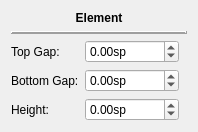
<?xml version="1.0" encoding="UTF-8"?>
<ui version="4.0">
 <class>InspectorVBox</class>
 <widget class="QWidget" name="InspectorVBox">
  <property name="geometry">
   <rect>
    <x>0</x>
    <y>0</y>
    <width>198</width>
    <height>123</height>
   </rect>
  </property>
  <property name="windowTitle">
   <string>Form</string>
  </property>
  <layout class="QVBoxLayout" name="verticalLayout">
   <item>
    <widget class="QLabel" name="elementName">
     <property name="font">
      <font>
       <weight>75</weight>
       <bold>true</bold>
      </font>
     </property>
     <property name="text">
      <string>Element</string>
     </property>
     <property name="alignment">
      <set>Qt::AlignCenter</set>
     </property>
    </widget>
   </item>
   <item>
    <widget class="QFrame" name="frame">
     <property name="frameShape">
      <enum>QFrame::HLine</enum>
     </property>
     <property name="frameShadow">
      <enum>QFrame::Raised</enum>
     </property>
     <property name="lineWidth">
      <number>2</number>
     </property>
    </widget>
   </item>
   <item>
    <layout class="QFormLayout" name="formLayout">
     <property name="fieldGrowthPolicy">
      <enum>QFormLayout::ExpandingFieldsGrow</enum>
     </property>
     <item row="0" column="0">
      <widget class="QLabel" name="label_2">
       <property name="text">
        <string>Top Gap:</string>
       </property>
      </widget>
     </item>
     <item row="0" column="1">
      <widget class="QDoubleSpinBox" name="topGap">
       <property name="suffix">
        <string extracomment="spatium unit">sp</string>
       </property>
       <property name="minimum">
        <double>-10000.000000000000000</double>
       </property>
       <property name="maximum">
        <double>10000.000000000000000</double>
       </property>
       <property name="singleStep">
        <double>0.500000000000000</double>
       </property>
      </widget>
     </item>
     <item row="1" column="0">
      <widget class="QLabel" name="label_3">
       <property name="text">
        <string>Bottom Gap:</string>
       </property>
      </widget>
     </item>
     <item row="1" column="1">
      <widget class="QDoubleSpinBox" name="bottomGap">
       <property name="suffix">
        <string extracomment="spatium unit">sp</string>
       </property>
       <property name="minimum">
        <double>-10000.000000000000000</double>
       </property>
       <property name="maximum">
        <double>10000.000000000000000</double>
       </property>
       <property name="singleStep">
        <double>0.500000000000000</double>
       </property>
      </widget>
     </item>
     <item row="2" column="0">
      <widget class="QLabel" name="label">
       <property name="text">
        <string>Height:</string>
       </property>
      </widget>
     </item>
     <item row="2" column="1">
      <widget class="QDoubleSpinBox" name="height">
       <property name="suffix">
        <string>sp</string>
       </property>
       <property name="minimum">
        <double>-10000.000000000000000</double>
       </property>
       <property name="maximum">
        <double>10000.000000000000000</double>
       </property>
      </widget>
     </item>
    </layout>
   </item>
  </layout>
 </widget>
 <resources/>
 <connections/>
</ui>
